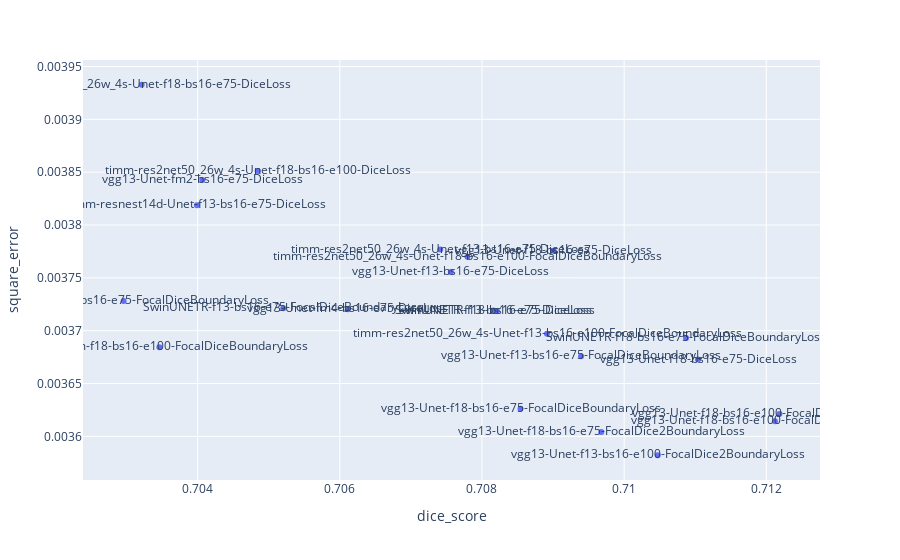

Notebook code for this chart:
### Code cell
# Create a scatterplot with plotly express
import plotly.express as px
fig = px.scatter(df, x="dice_score", y="square_error", text="name")
fig.show()

### Figure 1 — Plotly figure (JSON) as saved in the notebook; plotly's stock layout.template omitted (floating-point values rounded to 4 significant figures)
{"data": [{"hovertemplate": "dice_score=%{x}<br>square_error=%{y}<br>name=%{text}<extra></extra>", "legendgroup": "", "marker": {"color": "#636efa", "symbol": "circle"}, "mode": "markers+text", "name": "", "orientation": "v", "showlegend": false, "text": ["vgg13-Unet-f18-bs16-e100-FocalDice5BoundaryLoss", "vgg13-Unet-f18-bs16-e100-FocalDiceBoundaryLoss", "vgg13-Unet-f18-bs16-e75-DiceLoss", "SwinUNETR-f18-bs16-e75-FocalDiceBoundaryLoss", "vgg13-Unet-f13-bs16-e100-FocalDice2BoundaryLoss", "vgg13-Unet-f18-bs16-e75-FocalDice2BoundaryLoss", "vgg13-Unet-f13-bs16-e75-FocalDiceBoundaryLoss", "vgg13-Unet-f18-bs16-e75-DiceLoss", "timm-res2net50_26w_4s-Unet-f13-bs16-e100-FocalDiceBoundaryLoss", "vgg13-Unet-f18-bs16-e75-FocalDiceBoundaryLoss", "SwinUNETR-f18-bs16-e75-DiceLoss", "SwinUNETR-f13-bs16-e75-DiceLoss", "timm-res2net50_26w_4s-Unet-f18-bs16-e100-FocalDiceBoundaryLoss", "vgg13-Unet-f13-bs16-e75-DiceLoss", "timm-res2net50_26w_4s-Unet-f13-bs16-e75-DiceLoss", "vgg13-Unet-fm4-bs16-e75-DiceLoss", "SwinUNETR-f13-bs16-e75-FocalDiceBoundaryLoss", "timm-res2net50_26w_4s-Unet-f18-bs16-e100-DiceLoss", "vgg13-Unet-fm2-bs16-e75-DiceLoss", "timm-resnest14d-Unet-f13-bs16-e75-DiceLoss", "CustomTimm-f18-bs16-e100-FocalDiceBoundaryLoss", "timm-res2net50_26w_4s-Unet-f18-bs16-e75-DiceLoss", "CustomTimm-f18-bs16-e75-FocalDiceBoundaryLoss"], "x": [0.7122, 0.7121, 0.711, 0.7109, 0.7105, 0.7097, 0.7094, 0.709, 0.7089, 0.7085, 0.7082, 0.7082, 0.7078, 0.7076, 0.7074, 0.7061, 0.7052, 0.7048, 0.7041, 0.704, 0.7035, 0.7032, 0.703], "xaxis": "x", "y": [0.003621, 0.003614, 0.003673, 0.003693, 0.003582, 0.003604, 0.003676, 0.003776, 0.003697, 0.003626, 0.003719, 0.003719, 0.00377, 0.003755, 0.003777, 0.00372, 0.003721, 0.003851, 0.003843, 0.003819, 0.003684, 0.003933, 0.003728], "yaxis": "y", "type": "scatter"}], "layout": {"xaxis": {"anchor": "y", "domain": [0.0, 1.0], "title": {"text": "dice_score"}}, "yaxis": {"anchor": "x", "domain": [0.0, 1.0], "title": {"text": "square_error"}}, "legend": {"tracegroupgap": 0}, "margin": {"t": 60}}}
